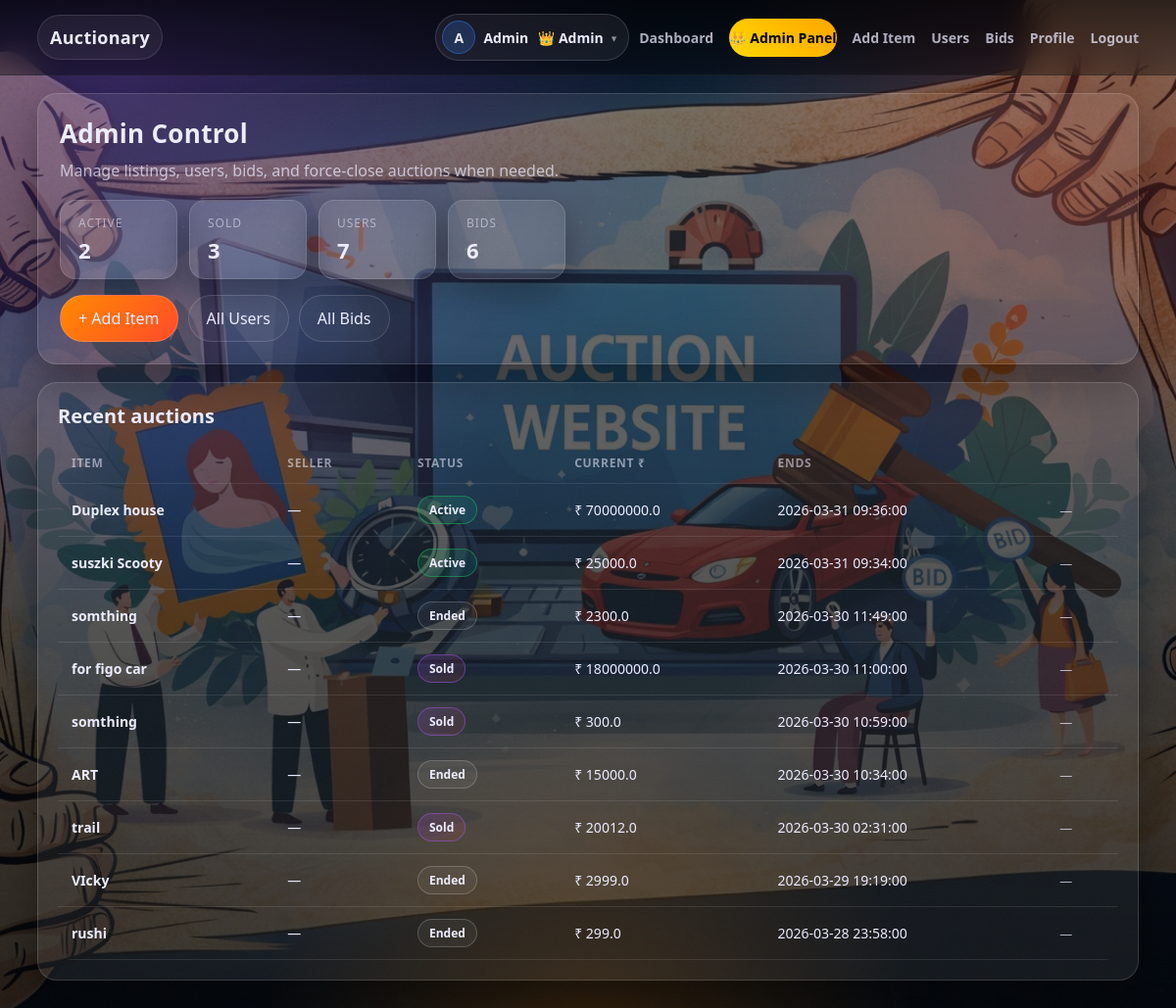
The page /admin (signed in) on the database its author committed.
### app.py (models this page shows)
class User(db.Model, UserMixin):
    id = db.Column(db.Integer, primary_key=True)
    username = db.Column(db.String(100))
    email = db.Column(db.String(100), unique=True)
    password = db.Column(db.String(200))
    role = db.Column(db.String(20), default='user')
    contact_number = db.Column(db.String(20))
    address = db.Column(db.String(200))

class Item(db.Model):
    id = db.Column(db.Integer, primary_key=True)
    name = db.Column(db.String(200))
    description = db.Column(db.Text)
    starting_price = db.Column(db.Float)
    current_price = db.Column(db.Float)
    start_time = db.Column(db.DateTime, default=datetime.now)
    end_time = db.Column(db.DateTime)
    status = db.Column(db.String(20), default='active')
    seller_id = db.Column(db.Integer, db.ForeignKey('user.id'))
    winner_id = db.Column(db.Integer, db.ForeignKey('user.id'))
    image = db.Column(db.String(200))
    winner_login_notified = db.Column(db.Boolean, default=False)

### app.py (the view)
@app.route('/admin')
@login_required
@admin_required
def admin_dashboard():
    process_all_due_items()
    items = Item.query.order_by(Item.end_time.desc()).all()
    stats = {
        'active': Item.query.filter_by(status='active').count(),
        'sold': Item.query.filter_by(status='sold').count(),
        'users': User.query.count(),
        'bids': Bid.query.count()
    }
    return render_template(
        'admin_dashboard.html',
        items=items,
        stats=stats,
        now=datetime.now()
    )

### app.py (called while the page is built)
@login_manager.user_loader
def load_user(user_id):
    return User.query.get(int(user_id))

def admin_required(view):
    @wraps(view)
    def wrapped(*args, **kwargs):
        if not current_user.is_authenticated:
            return redirect(url_for('login'))
        if current_user.role != 'admin':
            flash('Admin only access')
            return redirect(url_for('dashboard'))
        return view(*args, **kwargs)
    return wrapped

def finalize_item_if_due(item):
    if item.status != 'active':
        return
    if item.end_time > datetime.now():
        return
    top = Bid.query.filter_by(item_id=item.id).order_by(Bid.amount.desc()).first()
    if top:
        item.winner_id = top.user_id
        item.current_price = top.amount
        item.status = 'sold'
    else:
        item.status = 'ended'

def process_all_due_items():
    items = Item.query.filter(Item.status == 'active').all()
    for item in items:
        finalize_item_if_due(item)
    db.session.commit()

### templates/admin_dashboard.html
{% extends "base.html" %}
{% block content %}
<div class="admin-hero glass-card">
    <h1 class="admin-hero-title">Admin Control</h1>
    <p class="admin-hero-sub">Manage listings, users, bids, and force-close auctions when needed.</p>
    <div class="admin-stat-row">
        <div class="admin-stat glass-card"><span class="admin-stat-label">Active</span><span class="admin-stat-val">{{ stats.active }}</span></div>
        <div class="admin-stat glass-card"><span class="admin-stat-label">Sold</span><span class="admin-stat-val">{{ stats.sold }}</span></div>
        <div class="admin-stat glass-card"><span class="admin-stat-label">Users</span><span class="admin-stat-val">{{ stats.users }}</span></div>
        <div class="admin-stat glass-card"><span class="admin-stat-label">Bids</span><span class="admin-stat-val">{{ stats.bids }}</span></div>
    </div>
    <div class="admin-quick-actions">
        <a class="btn btn-gradient" href="{{ url_for('admin_add_item') }}">+ Add Item</a>
        <a class="btn btn-ghost" href="{{ url_for('admin_users') }}">All Users</a>
        <a class="btn btn-ghost" href="{{ url_for('admin_bids') }}">All Bids</a>
    </div>
</div>
<div class="glass-card admin-panel">
    <h2 class="dashboard-title" style="margin-bottom:14px;">Recent auctions</h2>
    <div class="table-scroll">
        <table class="admin-table">
            <thead>
                <tr>
                    <th>Item</th>
                    <th>Seller</th>
                    <th>Status</th>
                    <th>Current ₹</th>
                    <th>Ends</th>
                    <th></th>
                </tr>
            </thead>
            <tbody>
                {% for a in items %}
                <tr>
                    <td><strong>{{ a.name }}</strong></td>
                    <td>{{ a.seller.username if a.seller else '—' }}</td>
                    <td><span class="admin-pill admin-pill-{{ a.status }}">{{ a.status }}</span></td>
                    <td>₹ {{ a.current_price }}</td>
                    <td>{{ a.end_time }}</td>
                    <td>
                        {% if a.status == 'active' and a.end_time > now %}
                        <form method="POST" action="{{ url_for('admin_force_end', item_id=a.id) }}" style="display:inline;">
                            <button type="submit" class="btn btn-ghost" style="padding:8px 14px; font-size:13px;" onclick="return confirm('Force end this auction now?');">Force end</button>
                        </form>
                        {% else %}
                        <span class="muted" style="font-size:13px;">—</span>
                        {% endif %}
                    </td>
                </tr>
                {% endfor %}
            </tbody>
        </table>
    </div>
</div>
{% endblock %}

### templates/base.html (shortened to what this page needs)
<!DOCTYPE html>
<html lang="en">
<head>
    <link rel="stylesheet" href="{{ url_for('static', filename='css/style.css') }}">
</head>
<body>
    <header class="top-header">
        <div class="container nav-wrap">
            <a class="brand" href="{% if current_user.is_authenticated %}{{ url_for('dashboard') }}{% else %}{{ url_for('login') }}{% endif %}">
                Auctionary
            </a>
            <div class="nav-actions">
            {% if current_user.is_authenticated %}
            <details class="nav-profile">
                <summary class="nav-profile-trigger">
                    <span class="nav-profile-avatar">
                        {{ current_user.username[0]|upper }}
                    </span>
                    <span class="nav-profile-name">
                        {{ current_user.username }}
                        {% if current_user.role == 'admin' %}
                            <span class="admin-badge">👑 Admin</span>
                        {% endif %}
                    </span>
                    <span class="nav-profile-chevron">▾</span>
                </summary>
            </details>
            {% endif %}
            <nav class="nav-list-wrapper">
                <ul class="nav-list">
                    {% if current_user.is_authenticated %}
                        <li><a class="nav-link" href="{{ url_for('dashboard') }}">Dashboard</a></li>
                        {% if current_user.role == 'admin' %}
                            <li>
                                <a class="nav-link admin-highlight" href="{{ url_for('admin_dashboard') }}">
                                    👑 Admin Panel
                                </a>
                            </li>
                            <li><a class="nav-link" href="{{ url_for('admin_add_item') }}">Add Item</a></li>
                            <li><a class="nav-link" href="{{ url_for('admin_users') }}">Users</a></li>
                            <li><a class="nav-link" href="{{ url_for('admin_bids') }}">Bids</a></li>
                        {% else %}
                            <li><a class="nav-link" href="{{ url_for('my_wins') }}">My Wins</a></li>
                            <li><a class="nav-link" href="{{ url_for('create') }}">Create</a></li>
                        {% endif %}
                        <li><a class="nav-link" href="{{ url_for('profile') }}">Profile</a></li>
                        <li><a class="nav-link" href="{{ url_for('logout') }}">Logout</a></li>
                    {% else %}
                        <li><a class="nav-link" href="{{ url_for('login') }}">Login</a></li>
                        <li><a class="nav-link" href="{{ url_for('register') }}">Register</a></li>
                    {% endif %}
                </ul>
            </nav>
            </div>
        </div>
    </header>
    <main class="page fade-in">
        <div class="container">
            {% block content %}{% endblock %}
        </div>
    </main>
</body>
</html>

### rows shown on the page
User: username "A", username "Admin"
Item: name "Duplex house", seller "—", status "Active", current_price "70000000.0", end_time "2026-03-31 09:36:00"
Item: name "suszki Scooty", seller "—", status "Active", current_price "25000.0", end_time "2026-03-31 09:34:00"
Item: name "somthing", seller "—", status "Ended", current_price "2300.0", end_time "2026-03-30 11:49:00"
Item: name "for figo car", seller "—", status "Sold", current_price "18000000.0", end_time "2026-03-30 11:00:00"
Item: name "somthing", seller "—", status "Sold", current_price "300.0", end_time "2026-03-30 10:59:00"
Item: name "ART", seller "—", status "Ended", current_price "15000.0", end_time "2026-03-30 10:34:00"
Item: name "trail", seller "—", status "Sold", current_price "20012.0", end_time "2026-03-30 02:31:00"
Item: name "VIcky", seller "—", status "Ended", current_price "2999.0", end_time "2026-03-29 19:19:00"
Item: name "rushi", seller "—", status "Ended", current_price "299.0", end_time "2026-03-28 23:58:00"

### other values the page prints
{{ stats.active }} "2"
{{ stats.sold }} "3"
{{ stats.users }} "7"
{{ stats.bids }} "6"
